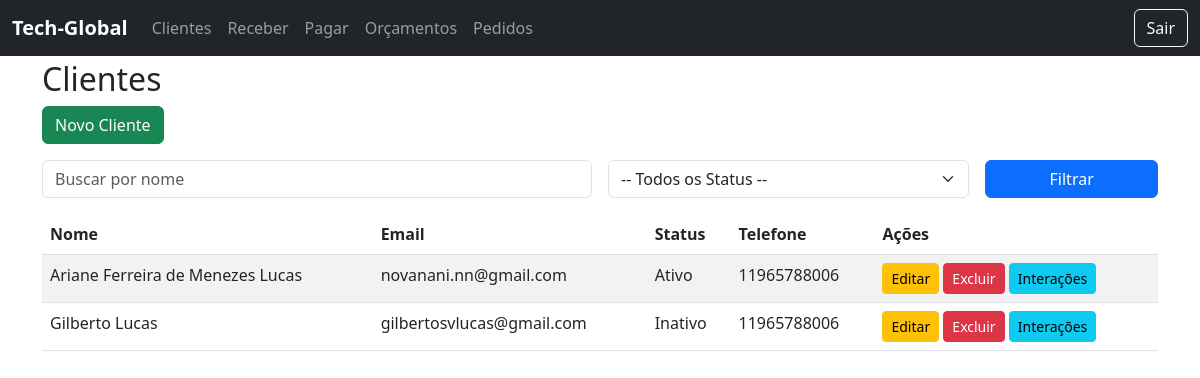
The app's page /clientes/ (signed in), older data.
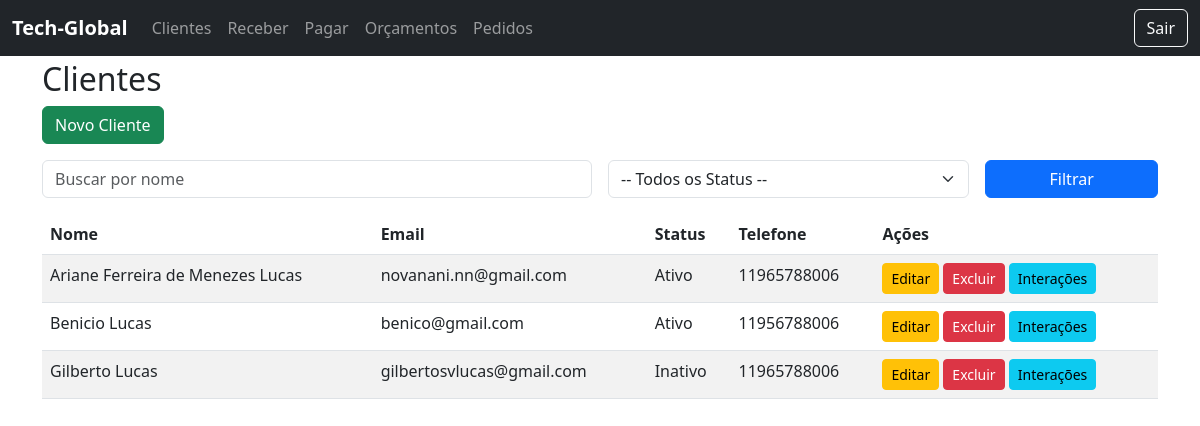
The same page, newer data.
### clientes/models.py (models this page shows, shortened)
class Cliente(models.Model):
    STATUS_CHOICES = [
        ('ativo', 'Ativo'),
        ('inativo', 'Inativo'),
        ('prospect', 'Prospect'),
    ]
    status = models.CharField(max_length=10, choices=STATUS_CHOICES, default='prospect')
    nome = models.CharField(max_length=150)
    email = models.EmailField(unique=True)
    telefone = models.CharField(max_length=20, blank=True)
    endereco = models.TextField(blank=True)
    status = models.CharField(max_length=10, choices=STATUS_CHOICES, default='prospect')
    data_criacao = models.DateTimeField(auto_now_add=True)

### clientes/views.py (the view)
# urls.py: path('', views.lista_clientes, name='lista_clientes'),
@login_required
def lista_clientes(request):
    clientes = Cliente.objects.all()
    nome = request.GET.get('nome')
    status = request.GET.get('status')
    if nome:
        clientes = clientes.filter(nome__icontains=nome)
    if status in ['ativo','inativo','prospect']:
        clientes = clientes.filter(status=status)
    clientes = clientes.order_by('nome')  # ordenar por nome
    return render(request, 'clientes/lista.html', {'clientes': clientes})

### Templates/Clientes/lista.html (shortened to what this page needs)
{% extends "base.html" %}
{% block content %}
<h2>Clientes</h2>
<a href="{% url 'novo_cliente' %}" class="btn btn-success mb-3">Novo Cliente</a>
<form method="get" class="row g-3 mb-3">
    <div class="col-md-6">
        <input type="text" name="nome" placeholder="Buscar por nome" value="{{ request.GET.nome }}" class="form-control">
    </div>
    <div class="col-md-4">
        <select name="status" class="form-select">
            <option value="">-- Todos os Status --</option>
        </select>
    </div>
    <div class="col-md-2">
        <button type="submit" class="btn btn-primary w-100">Filtrar</button>
    </div>
</form>
<table class="table table-striped">
    <thead>
        <tr>
            <th>Nome</th>
            <th>Email</th>
            <th>Status</th>
            <th>Telefone</th>
            <th>Ações</th>
        </tr>
    </thead>
    <tbody>
        {% for cliente in clientes %}
        <tr>
            <td>{{ cliente.nome }}</td>
            <td>{{ cliente.email }}</td>
            <td>{{ cliente.get_status_display }}</td>
            <td>{{ cliente.telefone }}</td>
            <td>
                <a href="{% url 'editar_cliente' cliente.id %}" class="btn btn-sm btn-warning">Editar</a>
                <a href="{% url 'excluir_cliente' cliente.id %}" class="btn btn-sm btn-danger">Excluir</a>
                <a href="{% url 'listar_interacoes' cliente.id %}" class="btn btn-sm btn-info">Interações</a>
            </td>
        </tr>
        {% empty %}
        <tr><td colspan="5">Nenhum cliente cadastrado.</td></tr>
        {% endfor %}
    </tbody>
</table>
{% endblock %}

Row changes from the older to the newer data that the page shows:
added Cliente: nome "Benicio Lucas", email "benico@gmail.com", status "Ativo", telefone "11956788006"
